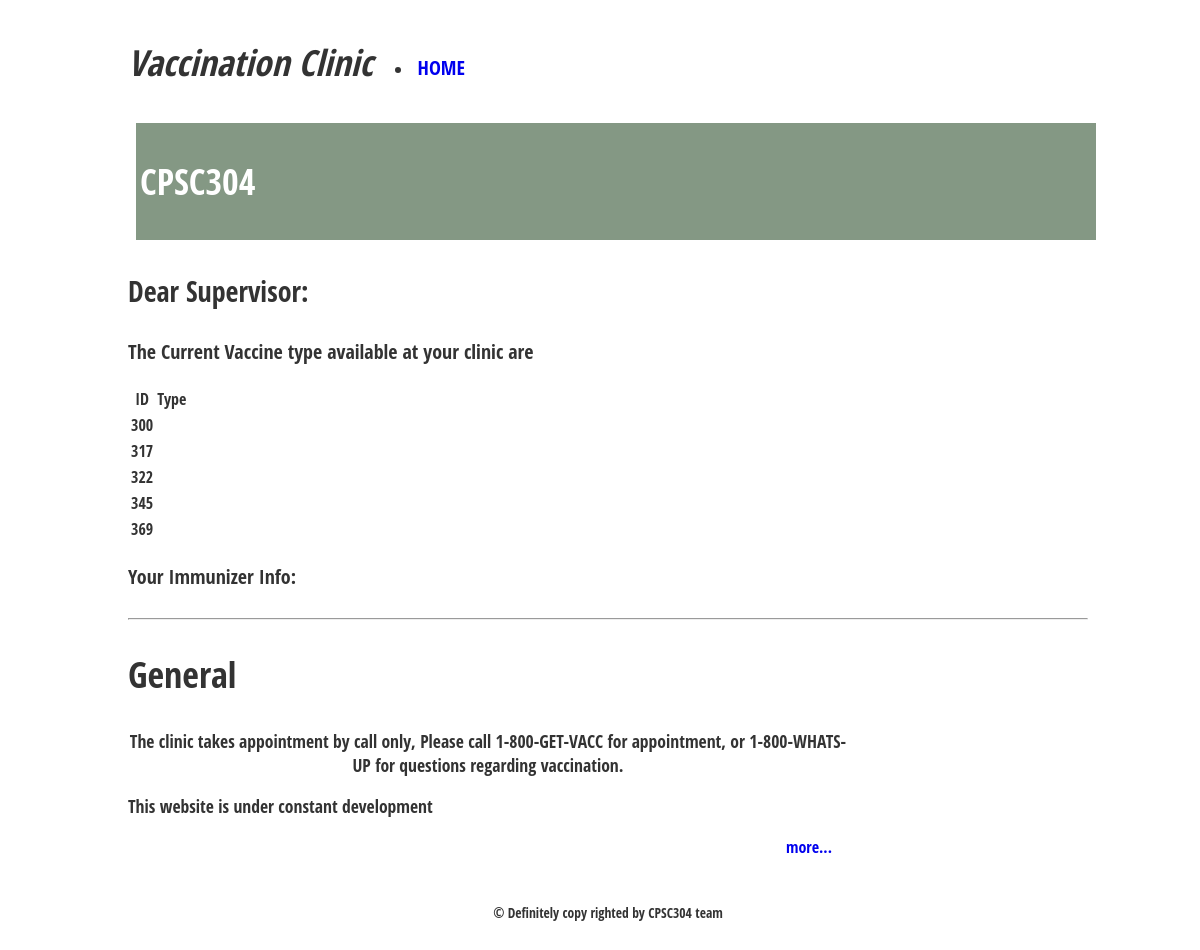
Page /login/supervisorTemp.php on the committed database.
### tables this page shows
Create table Vaccine (
ID integer,
Type char(32) not NULL,
Availability boolean,
SupplierName char(32) Not NULL,
primary key (ID),
foreign key (SupplierName) references Vaccine_Supplier(Name));

### login/supervisorTemp.php (the view, shortened to what this page needs)
<div class="wrapper">
  <header role="banner">
  <link rel="stylesheet"  href="../Template.css" media="screen"/>
    <nav role="navigation">
      <h1><em>Vaccination Clinic</em></h1>
      <ul class="nav-ul">
        <li><a href="Template.html">Home</a></li>
      </ul>
    </nav>
  </header>
  <main role="main">
    <section class="sec-intro" role="section">
      <h1>CPSC304</h1>
    </section>
	<section class = "sec-events" role="section">
		<h3> Dear Supervisor:</h3>
		<p> The Current Vaccine type available at your clinic are </p>
		<?php
		$sql = "SELECT ID, type FROM vaccine;";
		$stmt = mysqli_stmt_init($conn);
		if(!mysqli_stmt_prepare($stmt,$sql)) {
			header("Location:index.php?error=sqlerror");
			exit();
		} else {
			mysqli_stmt_execute($stmt);
			$result = mysqli_stmt_get_result($stmt);
            echo "<table>";
            echo "<tr><th>ID</th><th>Type</th></tr>";
			while($row = mysqli_fetch_assoc($result)) {
					echo "<tr><td>" . $row["ID"] . "</td><td>" . $row["Type"] . "</td></tr>";
			}
			echo "</table>";
		}
		?>
	</section>
	<section class = "Suppliers" role="section">
		<p> Your Immunizer Info: </p>
	</section>
    <section class="sec-events" role="section">
      <hr />
      <h1>General</h1>
      <article>
        <h1>The clinic takes appointment by call only, Please call 1-800-GET-VACC for appointment,
		or 1-800-WHATS-UP for questions regarding vaccination. </h1>
        <p>This website is under constant development</p>
        <a class="link" href="#">more...</a>
      </article>
    </section>
  </main>
</div>
<footer>
  <p class="copy">&copy; Definitely copy righted by CPSC304 team </p>
</footer>

### Template.css (style rules this page uses)
h1 { font-size: 2.25em; }
h3 { font-size: 1.75em; }
p { font-size: 1.25em; }
*, *:before, *:after { box-sizing: border-box; }
.wrapper { margin: auto; width: 60em; }
header,nav,section,footer { float: left; width: 100%; }
a { text-decoration: none; transition: color .25s; }
nav h1 { float: left; font-size: 2.25em; }
.nav-ul { display: flex; }
header li { width: 40%; }
.sec-intro { position: relative; bottom: .25em; left: .5em; padding: .25em; background: rgba(10,50,10,.5); color: #fff; }
.sec-events article { width: 75%; text-align: justify; }
.sec-events article h1, .sec-events article p { display: block; font-size: 110%; }
.sec-events article a { float: right;padding-right: 1em; }
.sec-events article h1 { text-align: center; }
footer { padding: 2em 0; width: 100%; text-align: center; background: $lightGrey; }
.copy { font-size: .85em; }

### rows in the picture
vaccine: ID "300"
vaccine: ID "317"
vaccine: ID "322"
vaccine: ID "345"
vaccine: ID "369"
